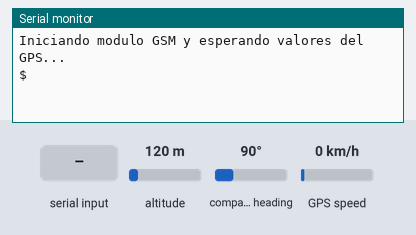
Simulated run of this sketch. Board: Arduino Uno, built for the host (arithmetic inside an expression is 32-bit, double 64-bit). On the bench: the last lines printed to the serial monitor. The test bench sets the inputs (shaded band); at power-on: altitude 120 m, compass heading 90°, GPS speed 0 km/h. The GPS gets a fix after 3 s at 37.7749, -122.4194 with 8 satellites; the modem accepts every AT command (registered, SIM ready, sends succeed) and sends nothing else.

Above: at 0.8 s.
0.9 s: "4" received over the second serial link
At 1.4 s:
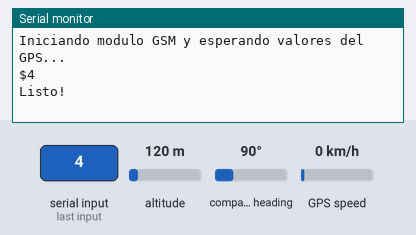
2.4 s: "2" received over the second serial link
At 3.7 s:
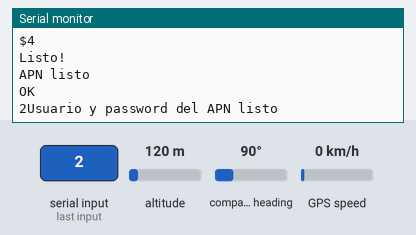

Measured:
- after the input at 0.9 s, the serial monitor: prints a new line at once (image 1)
- after the input at 2.4 s, the serial monitor: prints a new line after 0.50 s (image 2)

The sketch:

SendLocationArduinoToWebApp.ino
```cpp
//mejiamanuel57@gmail.com

#include <SoftwareSerial.h>   // libreria de multiples puertos seriales.
#include <TinyGPS.h>         //libreria para el GPS
#include <string.h>         //para manipulacion de string

SoftwareSerial GSM_RxTx(2,3);  //declaramos: Pin 2 como rx y  Pin 3 como tx (GSM-Arduino) (Solo funciona con estos pines el GSM ).
SoftwareSerial GPS_RxTx(5,4); //declaramos: Pin 4 como rx y  Pin 5 como tx (GPS-Arduino)
TinyGPS gps; //declaramos la variable tipo TinyGPS

float latitud ;
float longitud ;
boolean repetir = false; // para repetir el proceso de enviar la data


void setup()
{
  Serial.begin(115200);   // velocidad para el serial monitor (baud)
  GSM_RxTx.begin(9600);  // velocidad de transmision entre el mudulo GSM y el arduino (baud)

  Serial.println("Iniciando modulo GSM y esperando valores del GPS...");
  char c;
  while(c!='4') // para asegurar que exista conexion con sms
  {
    if(GSM_RxTx.available()>0)
    {
      c = GSM_RxTx.read();
      Serial.print(c);
    }
  }
  Serial.println("");
  Serial.println("Listo!");

  GPS_RxTx.begin(9600);// velocidad de transmision entre el GPS y el arduino (baud)

}


void loop()
{

  GPS_RxTx.listen();
  funcionGPS();

  GSM_RxTx.listen();
  funcionGPRS(); //Entra a la funcion y chequea alguna solitud

}


//----------------------------------------------------------------------------------------------------------------------------------funcionGPRS()
void funcionGPRS()
{

  char temporal1[15]; // variable temporal para almacenar
  char temporal2[15];

  String parte1 = "GET http://compass-1.apphb.com/Lectura.aspx?latitud=";
  String lat = String(dtostrf(latitud,1,5,temporal1));
  String parte2 = "&longitud=";
  String lon = String(dtostrf(longitud,1,5,temporal2));
  String parte3 = " HTTP/1.0";
  //String stringDato="GET http://compass-1.apphb.com/Lectura.aspx?latitud=18.467281&longitud=-69.962204 HTTP/1.0"; // mi casa
  //String stringDato="GET http://compass-1.apphb.com/Lectura.aspx?latitud=18.449975&longitud=-69.975167 HTTP/1.0"; // plaza

 if( repetir == false)
 {

    GSM_RxTx.println("AT+CGDCONT=1,\"IP\",\"orangenet.com.do\""); //apn orange
    //GSM_RxTx.println("AT+CGDCONT=1,\"IP\",\"internet.ideasclaro.com.do\"");  // apn claro
    Serial.println("APN listo");
    delay(1000);
    while(GSM_RxTx.available()>0) // para vereficar si funciono.
    {
      char c = GSM_RxTx.read();  Serial.print(c);
    }


    GSM_RxTx.println("AT+CGPCO=0,\"\",\"\",1");
    Serial.println("Usuario y password del APN listo");
    delay(1000);
    while(GSM_RxTx.available()>0) // para vereficar si funciono.
    {
      char c = GSM_RxTx.read();  Serial.print(c);
    }
  }

    GSM_RxTx.println("AT+CGACT=1,1");
    Serial.println("APN adjunto listo");
    delay(2000);
    while(GSM_RxTx.available()>0) // para vereficar si funciono.
    {
      char c = GSM_RxTx.read();  Serial.print(c);
    }


    GSM_RxTx.println("AT+SDATACONF=1,\"TCP\",\"deliveriando.apphb.com\",80");
    Serial.println("Comunicacion TCP con la pagina (puerto 80) lista");
    delay(2000);
    while(GSM_RxTx.available()>0) // para vereficar si funciono.
    {
      char c = GSM_RxTx.read();  Serial.print(c);
    }


  GSM_RxTx.println("AT+SDATASTART=1,1");
  Serial.println("Comenzar conecxion TCP/UDP");
  delay(2000);
  while(GSM_RxTx.available()>0) // para vereficar si funciono.
    {
      char c = GSM_RxTx.read();  Serial.print(c);
    }


  GSM_RxTx.println("AT+SDATASTATUS=1");
  Serial.println("Consultar el estado de conexion de socket");
  delay(3000);
  while(GSM_RxTx.available()>0) // para vereficar si funciono.
    {
      char c = GSM_RxTx.read();  Serial.print(c);
    }


  int x10=(parte1.length()+lat.length()+parte2.length()+lon.length()+parte3.length()+4);
  Serial.println(x10);
  GSM_RxTx.print("AT+SDATATSEND=1,");
  GSM_RxTx.println(x10);
  delay(1000);
  GSM_RxTx.print(parte1);
  GSM_RxTx.print(lat);
  GSM_RxTx.print(parte2);
  GSM_RxTx.print(lon);
  GSM_RxTx.print(parte3);
  GSM_RxTx.print((char)13);
  GSM_RxTx.print((char)10);

  GSM_RxTx.print((char)13);
  GSM_RxTx.print((char)10);

  GSM_RxTx.print((char)26);
  Serial.println("finalizo");
  delay(2000);
  repetir = true;


  while(GSM_RxTx.available()>0) // para vereficar si funciono.
    {
      char c = GSM_RxTx.read();  Serial.print(c);
      if (c == '4' || c == '2')
      {
        Serial.println("reinicia el arudino hay problemas!!!!!!!!!!!!!!!!!!!!!!");
      }
    }

}

//----------------------------------------------------------------------------------------------------------------------------------funcionGPS()
void funcionGPS()
{
  bool sentenciaValida = false;

  for (unsigned long start = millis(); millis() - start < 1000;)// por un segundo analizamos la data del GPS (necesario)
  {
    while (GPS_RxTx.available()) // si escucha algo
    {
      char c = GPS_RxTx.read(); // guardalo en c

      if (gps.encode(c)) // es una sentencia validad?
      {
        sentenciaValida = true;
      }
    }
  }

  if (sentenciaValida == true)
  {
    gps.f_get_position(&latitud, &longitud); // dame latitud y longitud
    Serial.print("Lat/Long: ");
    Serial.print(latitud,5);
    Serial.print(", ");
    Serial.println(longitud,5);
  }


}
```
